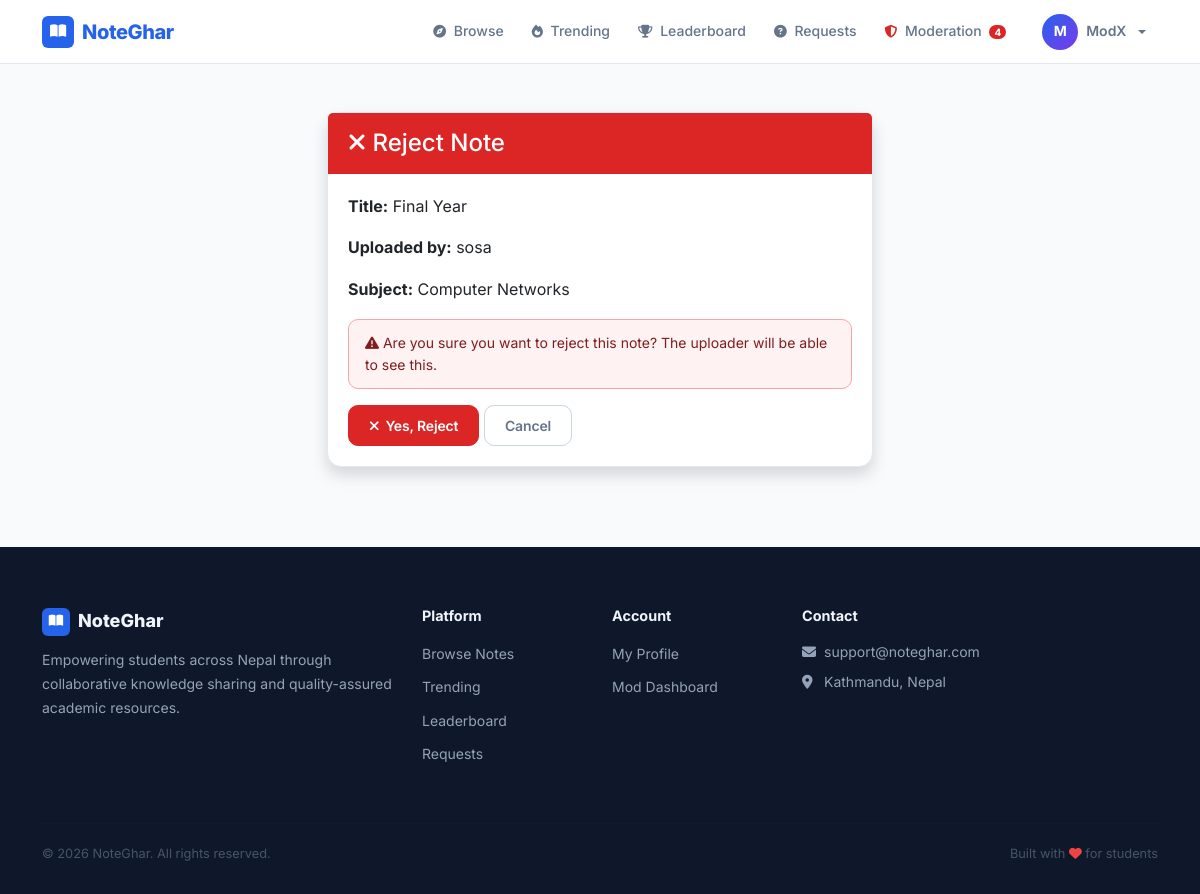
The app's page /notes/moderation/reject/8/ (signed in) with its own data.
### accounts/models.py (models this page shows, shortened)
class User(AbstractUser):
    ROLE_CHOICES = (
        ('student', 'Student'),
        ('moderator', 'Moderator'),
        ('admin', 'Admin'),
    )
    role = models.CharField(max_length=20, choices=ROLE_CHOICES, default='student')
    phone = models.CharField(max_length=15, blank=True, null=True)
    institution = models.ForeignKey(
        'notes.Institution',
        on_delete=models.SET_NULL,
        null=True,
        blank=True,
        related_name='users',
        help_text='User\'s affiliated institution'
    )
    profile_picture = models.ImageField(upload_to='profiles/', blank=True, null=True)
    bio = models.TextField(blank=True, null=True)
    is_verified = models.BooleanField(default=False)
    specialization_courses = models.ManyToManyField(
        'notes.Course',
        blank=True,
        related_name='specialized_moderators',
        help_text='Courses this moderator specializes in'
    )
    specialization_subjects = models.ManyToManyField(
        'notes.Subject',
        blank=True,
        related_name='specialized_moderators',
        help_text='Specific subjects within courses'
    )
    qualification_document = models.FileField(
        upload_to='qualifications/%Y/%m/',
        blank=True,
        null=True,
        help_text='Upload degree certificate, transcript, or other proof of qualification (PDF, JPG, PNG)'
    )
    qualification_verified = models.BooleanField(
        default=False,
        help_text='Admin has verified the qualification documents'
    )
    qualification_notes = models.TextField(
        blank=True,
        help_text='Admin notes about qualification verification'
    )
    created_at = models.DateTimeField(auto_now_add=True)
    updated_at = models.DateTimeField(auto_now=True)
    def is_admin_user(self):
        return self.role == 'admin' or self.is_superuser

### notes/models.py (models this page shows, shortened)
class Note(models.Model):
    STATUS_CHOICES = (
        ('pending', 'Pending Review'),
        ('approved', 'Approved'),
        ('rejected', 'Rejected'),
    )
    title = models.CharField(max_length=300)
    description = models.TextField()
    subject = models.ForeignKey(Subject, on_delete=models.CASCADE, related_name='notes')
    course = models.ForeignKey(Course, on_delete=models.CASCADE, related_name='notes')
    semester = models.ForeignKey(Semester, on_delete=models.CASCADE, related_name='notes')
    assigned_moderator = models.ForeignKey(
        settings.AUTH_USER_MODEL,
        on_delete=models.SET_NULL,
        null=True,
        blank=True,
        related_name='assigned_notes',
        help_text='Moderator assigned to review this note'
    )
    file = models.FileField(
        upload_to='notes/%Y/%m/',
        validators=[FileExtensionValidator(allowed_extensions=['pdf', 'docx', 'doc', 'ppt', 'pptx'])]
    )
    file_size = models.IntegerField(default=0, help_text="File size in bytes")
    uploaded_by = models.ForeignKey(settings.AUTH_USER_MODEL, on_delete=models.CASCADE, related_name='notes')
    status = models.CharField(max_length=20, choices=STATUS_CHOICES, default='pending')
    tags = models.ManyToManyField(Tag, blank=True, related_name='notes')
    download_count = models.IntegerField(default=0)
    view_count = models.IntegerField(default=0)
    created_at = models.DateTimeField(auto_now_add=True)
    updated_at = models.DateTimeField(auto_now=True)
    approved_at = models.DateTimeField(null=True, blank=True)
    approved_by = models.ForeignKey(
        settings.AUTH_USER_MODEL,
        on_delete=models.SET_NULL,
        null=True,
        blank=True,
        related_name='approved_notes'
    )
    class Meta:
        ordering = ['-created_at']

class Subject(models.Model):
    name = models.CharField(max_length=200)
    code = models.CharField(max_length=20)
    course = models.ForeignKey(Course, on_delete=models.CASCADE, related_name='subjects')
    semester = models.ForeignKey(Semester, on_delete=models.CASCADE, related_name='subjects')
    description = models.TextField(blank=True)
    slug = models.SlugField(blank=True)
    created_at = models.DateTimeField(auto_now_add=True)
    class Meta:
        ordering = ['course', 'semester', 'name']
        unique_together = ['code', 'course', 'semester']

### notes/views.py (the view)
# urls.py: path('moderation/reject/<int:pk>/', views.reject_note_view, name='reject_note'),
@user_passes_test(is_moderator)
def reject_note_view(request, pk):
    note = get_object_or_404(Note, pk=pk)
    if request.method == 'POST':
        note.status = 'rejected'
        note.save()
        messages.warning(request, f'Note "{note.title}" has been rejected.')
        return redirect('notes:moderation_dashboard')
    return render(request, 'notes/reject_note.html', {'note': note})

### core/templates/notes/reject_note.html (shortened to what this page needs)
{% extends 'base.html' %}
{% block content %}
<div class="container my-5">
    <div class="row justify-content-center">
        <div class="col-md-6">
            <div class="card shadow">
                <div class="card-header bg-danger text-white">
                    <h4 class="mb-0"><i class="fas fa-times"></i> Reject Note</h4>
                </div>
                <div class="card-body">
                    <p><strong>Title:</strong> {{ note.title }}</p>
                    <p><strong>Uploaded by:</strong> {{ note.uploaded_by.username }}</p>
                    <p><strong>Subject:</strong> {{ note.subject.name }}</p>
                    <div class="alert alert-danger">
                        <i class="fas fa-exclamation-triangle"></i> Are you sure you want to reject this note? The uploader will be able to see this.
                    </div>
                    <form method="post">
                        <button type="submit" class="btn btn-danger">
                            <i class="fas fa-times"></i> Yes, Reject
                        </button>
                        <a href="{% url 'notes:moderation_dashboard' %}" class="btn btn-secondary">Cancel</a>
                    </form>
                </div>
            </div>
        </div>
    </div>
</div>
{% endblock %}

### core/templates/base.html (shortened to what this page needs)
<!DOCTYPE html>
<html lang="en">
<head>
    <link href="https://cdn.jsdelivr.net/npm/bootstrap@5.3.0/dist/css/bootstrap.min.css" rel="stylesheet">
    <link rel="stylesheet" href="https://cdnjs.cloudflare.com/ajax/libs/font-awesome/6.4.0/css/all.min.css">
</head>
<body>
    <nav class="navbar navbar-expand-lg">
        <div class="container d-flex align-items-center">
            <a class="navbar-brand" href="{% url 'core:home' %}">
                <span class="brand-icon"><i class="fas fa-book-open"></i></span>
                NoteGhar
            </a>
            <div class="collapse navbar-collapse" id="navbarNav">
                <ul class="navbar-nav ms-auto align-items-lg-center gap-1">
                    <li class="nav-item">
                        <a class="nav-link" href="{% url 'notes:list' %}"><i class="fas fa-compass"></i> Browse</a>
                    </li>
                    <li class="nav-item">
                        <a class="nav-link" href="{% url 'notes:trending' %}"><i class="fas fa-fire"></i> Trending</a>
                    </li>
                    <li class="nav-item">
                        <a class="nav-link" href="{% url 'notes:leaderboard' %}"><i class="fas fa-trophy"></i> Leaderboard</a>
                    </li>
                    {% if user.is_authenticated %}
                        <li class="nav-item">
                            <a class="nav-link" href="{% url 'notes:request_board' %}"><i class="fas fa-question-circle"></i> Requests</a>
                        </li>
                        {% if user.role in 'moderator,admin' or user.is_superuser %}
                        <li class="nav-item">
                            <a class="nav-link" href="{% url 'moderation:dashboard' %}">
                                <i class="fas fa-shield-alt" style="color: var(--danger);"></i> Moderation
                                {% if total_pending %}
                                    <span class="navbar-pending-badge">{{ total_pending }}</span>
                                {% endif %}
                            </a>
                        </li>
                        {% endif %}
                        <li class="nav-item dropdown ms-lg-2">
                            <a class="nav-link dropdown-toggle d-flex align-items-center gap-2" href="#" id="userDropdown" role="button" data-bs-toggle="dropdown">
                                <span class="user-avatar" style="padding:0;overflow:hidden;">
                                    {% if user.profile_picture %}
                                        <img src="{{ user.profile_picture.url }}" alt="{{ user.username }}" style="width:36px;height:36px;object-fit:cover;border-radius:50%;">
                                    {% else %}
                                        {{ user.username|slice:":1"|upper }}
                                    {% endif %}
                                </span>
                                <span class="d-none d-lg-inline" style="font-size: 0.875rem; font-weight: 600;">{{ user.username }}</span>
                            </a>
                        </li>
                    {% endif %}
                </ul>
            </div>
        </div>
    </nav>
    {% block content %}{% endblock %}
    <footer>
        <div class="container">
            <div class="row g-4">
                <div class="col-lg-4">
                    <div class="brand-footer">
                        <span class="icon"><i class="fas fa-book-open"></i></span>
                        NoteGhar
                    </div>
                    <p style="font-size: 0.875rem; line-height: 1.7;">Empowering students across Nepal through collaborative knowledge sharing and quality-assured academic resources.</p>
                </div>
                <div class="col-sm-4 col-lg-2">
                    <h5>Platform</h5>
                    <ul class="list-unstyled" style="display: flex; flex-direction: column; gap: 8px;">
                        <li><a href="{% url 'notes:list' %}">Browse Notes</a></li>
                        <li><a href="{% url 'notes:trending' %}">Trending</a></li>
                        <li><a href="{% url 'notes:leaderboard' %}">Leaderboard</a></li>
                        <li><a href="{% url 'notes:request_board' %}">Requests</a></li>
                    </ul>
                </div>
                <div class="col-sm-4 col-lg-2">
                    <h5>Account</h5>
                    <ul class="list-unstyled" style="display: flex; flex-direction: column; gap: 8px;">
                        {% if user.is_authenticated %}
                        <li><a href="{% url 'accounts:profile' %}">My Profile</a></li>
                        {% if user.role == 'student' %}
                        <li><a href="{% url 'notes:my_notes' %}">My Notes</a></li>
                        <li><a href="{% url 'notes:my_bookmarks' %}">Bookmarks</a></li>
                        <li><a href="{% url 'accounts:signup_moderator' %}">Become a Moderator</a></li>
                        {% elif user.role == 'moderator' %}
                        <li><a href="{% url 'moderation:dashboard' %}">Mod Dashboard</a></li>
                        {% elif user.is_admin_user %}
                        <li><a href="{% url 'admin_dashboard' %}">Admin Dashboard</a></li>
                        {% endif %}
                        {% else %}
                        <li><a href="{% url 'accounts:signup_student' %}">Student Sign Up</a></li>
                        <li><a href="{% url 'accounts:signup_moderator' %}">Become a Moderator</a></li>
                        <li><a href="{% url 'accounts:student_login' %}">Log In</a></li>
                        {% endif %}
                    </ul>
                </div>
                <div class="col-sm-4 col-lg-4">
                    <h5>Contact</h5>
                    <div style="display: flex; flex-direction: column; gap: 8px; font-size: 0.875rem;">
                        <a href="mailto:notegharsupport@gmail.com"><i class="fas fa-envelope me-2" style="width: 14px;"></i>support@noteghar.com</a>
                        <span><i class="fas fa-map-marker-alt me-2" style="width: 14px;"></i>Kathmandu, Nepal</span>
                    </div>
                </div>
            </div>
            <hr>
            <div class="d-flex flex-wrap justify-content-between align-items-center footer-bottom">
                <span>&copy; 2026 NoteGhar. All rights reserved.</span>
                <span>Built with <i class="fas fa-heart" style="color: #EF4444;"></i> for students</span>
            </div>
        </div>
    </footer>
</body>
</html>

### records on screen
User: username "M", username "ModX"
Note: title "Final Year", uploaded_by.username "sosa", subject.name "Computer Networks"

### other values on screen
{{ total_pending }} "4"
